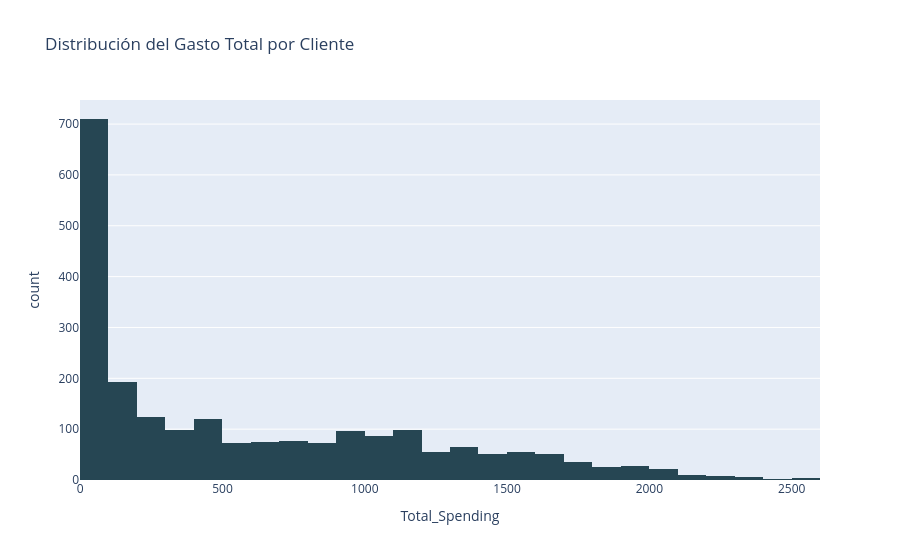

The cell this chart's notebook holds for it:
### Markdown cell above
###Compras Totales por Cliente

### Code cell
df['Total_Spending'] = df[[
    'MntWines','MntFruits','MntMeatProducts',
    'MntFishProducts','MntSweetProducts','MntGoldProds'
    ]].sum(axis = 1)

fig4 = px.histogram(
    df,
    x = 'Total_Spending',
    nbins = 50,
    color_discrete_sequence = color_schemes['monocromatico'],
    title = 'Distribución del Gasto Total por Cliente'
    )
fig4.show()

### Figure 1 — Plotly figure (JSON) as saved in the notebook; plotly's stock layout.template omitted (floating-point values rounded to 4 significant figures; data arrays with more than 128 entries replaced by an {"elided": "..."} marker saying what was removed)
{"data": [{"bingroup": "x", "hovertemplate": "Total_Spending=%{x}<br>count=%{y}<extra></extra>", "legendgroup": "", "marker": {"color": "#264653", "pattern": {"shape": ""}}, "name": "", "nbinsx": 50, "orientation": "v", "showlegend": false, "type": "histogram", "x": {"elided": "2240 int values"}, "xaxis": "x", "yaxis": "y"}], "layout": {"barmode": "relative", "legend": {"tracegroupgap": 0}, "title": {"text": "Distribución del Gasto Total por Cliente"}, "xaxis": {"anchor": "y", "domain": [0, 1], "title": {"text": "Total_Spending"}}, "yaxis": {"anchor": "x", "domain": [0, 1], "title": {"text": "count"}}}}
